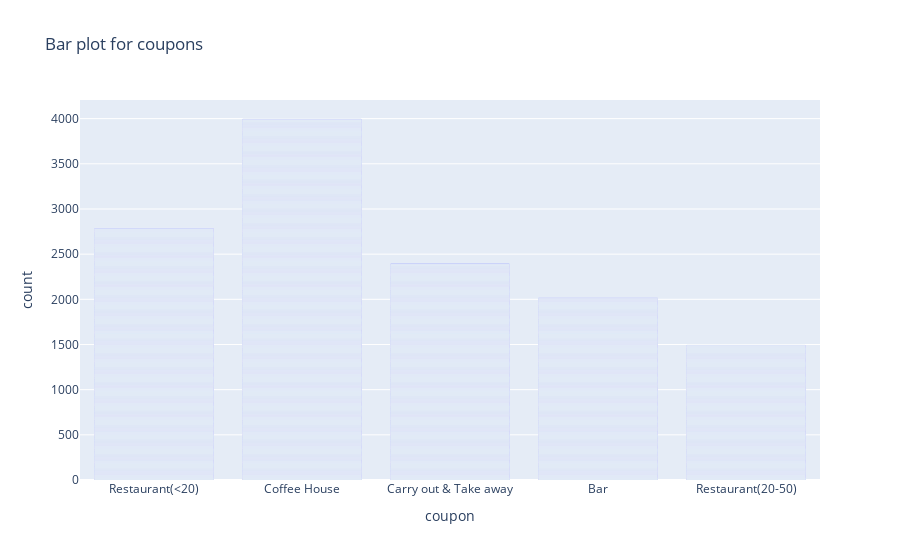

Write notebook code for a chart like this one.
### Markdown cell above
5. Use a bar plot to visualize the `coupon` column.

### Code cell
fig = px.bar(data, x='coupon', title='Bar plot for coupons')
fig.update_traces(marker_color='blue')
fig.show()
fig.write_image("images/coupon_bar.png")

### Figure 1 — Plotly figure (JSON) as saved in the notebook; plotly's stock layout.template omitted (floating-point values rounded to 4 significant figures; data arrays with more than 128 entries replaced by an {"elided": "..."} marker saying what was removed)
{"data": [{"alignmentgroup": "True", "hovertemplate": "coupon=%{x}<br>count=%{y}<extra></extra>", "legendgroup": "", "marker": {"color": "blue", "pattern": {"shape": ""}}, "name": "", "offsetgroup": "", "orientation": "v", "showlegend": false, "textposition": "auto", "type": "bar", "x": {"elided": "12684 str values"}, "xaxis": "x", "y": {"elided": "12684 int values"}, "yaxis": "y"}], "layout": {"barmode": "relative", "legend": {"tracegroupgap": 0}, "title": {"text": "Bar plot for coupons"}, "xaxis": {"anchor": "y", "domain": [0, 1], "title": {"text": "coupon"}}, "yaxis": {"anchor": "x", "domain": [0, 1], "title": {"text": "count"}}}}
